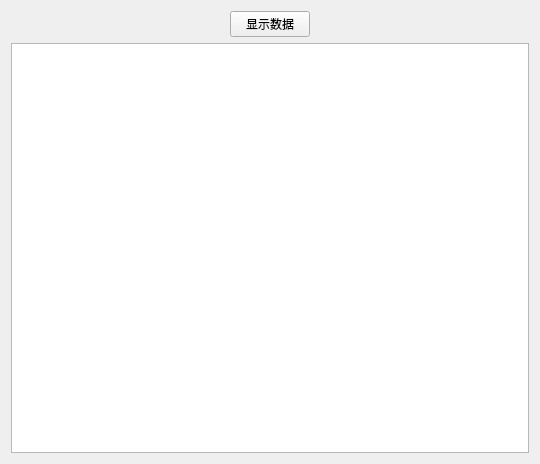
<?xml version="1.0" encoding="UTF-8"?>
<ui version="4.0">
 <class>DisplayEmployeeInfo</class>
 <widget class="QWidget" name="DisplayEmployeeInfo">
  <property name="geometry">
   <rect>
    <x>0</x>
    <y>0</y>
    <width>540</width>
    <height>464</height>
   </rect>
  </property>
  <property name="windowTitle">
   <string>DisplayEmployeeInfo</string>
  </property>
  <layout class="QVBoxLayout" name="verticalLayout">
   <item>
    <layout class="QHBoxLayout" name="horizontalLayout">
     <item>
      <spacer name="horizontalSpacer">
       <property name="orientation">
        <enum>Qt::Horizontal</enum>
       </property>
       <property name="sizeHint" stdset="0">
        <size>
         <width>40</width>
         <height>20</height>
        </size>
       </property>
      </spacer>
     </item>
     <item>
      <widget class="QPushButton" name="pushButton">
       <property name="text">
        <string>显示数据</string>
       </property>
      </widget>
     </item>
     <item>
      <spacer name="horizontalSpacer_2">
       <property name="orientation">
        <enum>Qt::Horizontal</enum>
       </property>
       <property name="sizeHint" stdset="0">
        <size>
         <width>40</width>
         <height>20</height>
        </size>
       </property>
      </spacer>
     </item>
    </layout>
   </item>
   <item>
    <widget class="QTableView" name="tableView"/>
   </item>
  </layout>
 </widget>
 <resources/>
 <connections/>
</ui>
